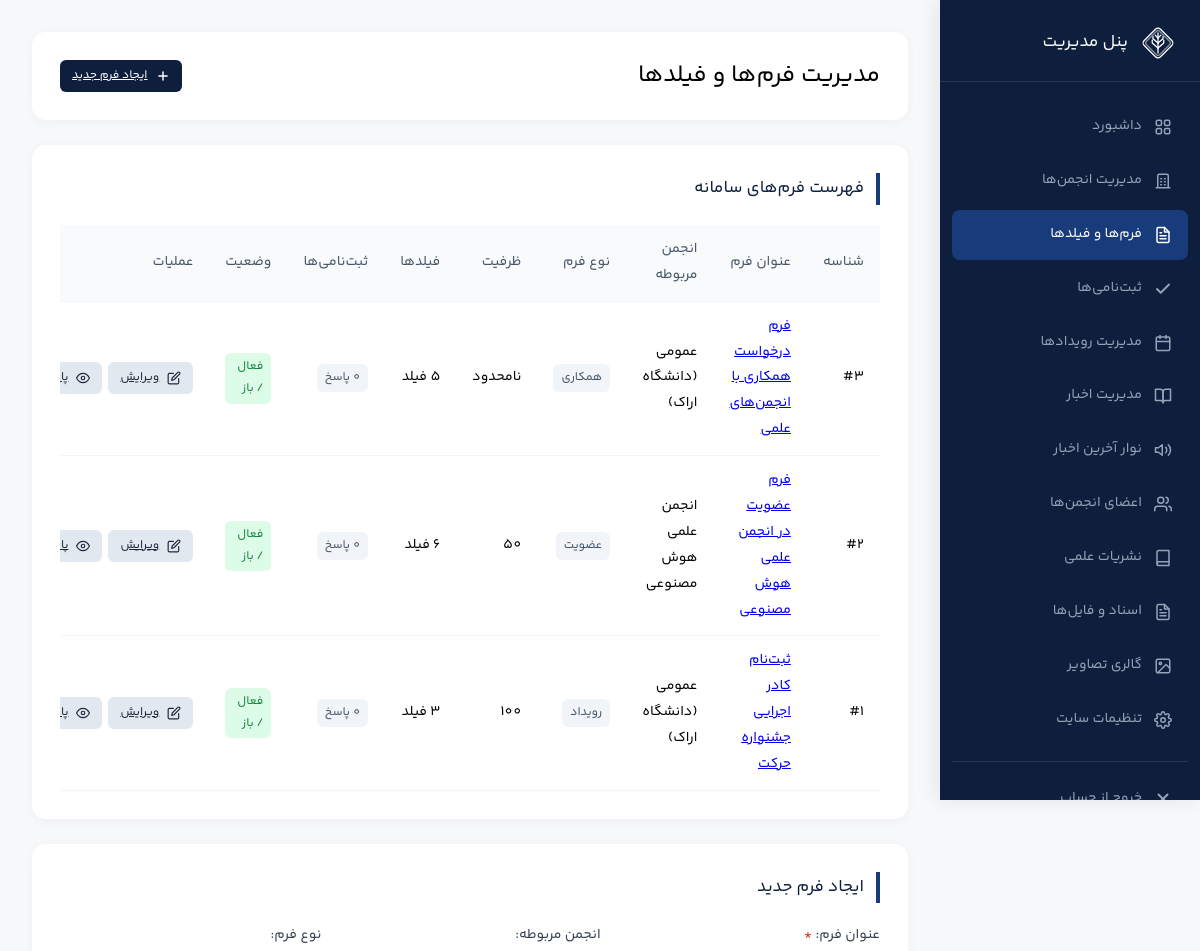
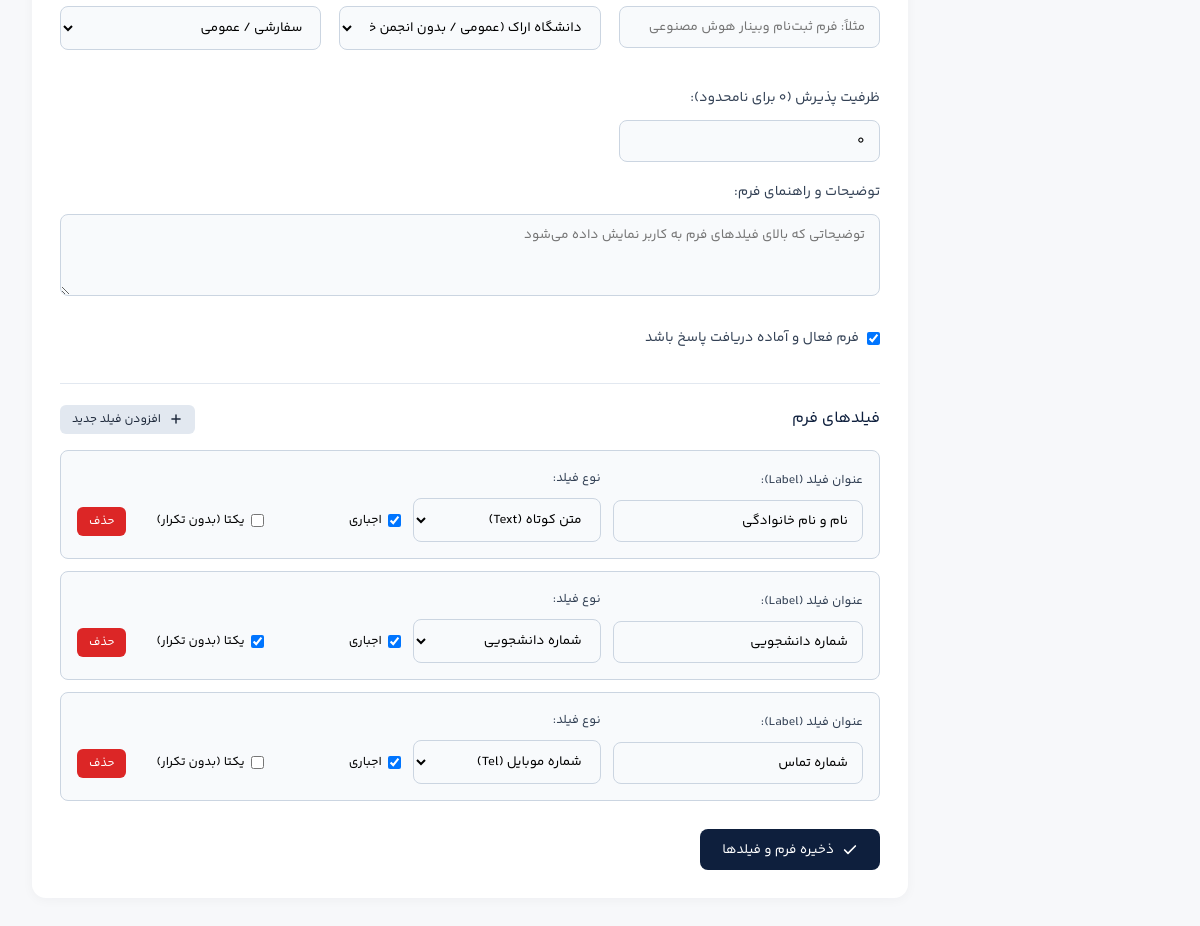
The app's page /admin/forms.php (signed in) with its own data (2 pictures, top to bottom).
### tables this page shows
CREATE TABLE IF NOT EXISTS `forms` (
  `id` int(11) NOT NULL AUTO_INCREMENT PRIMARY KEY,
  `association_id` int(11) NOT NULL DEFAULT 0,
  `type` enum('membership','event','cooperation','custom') NOT NULL DEFAULT 'custom',
  `title` varchar(255) NOT NULL,
  `description` text DEFAULT NULL,
  `is_open` tinyint(1) NOT NULL DEFAULT 1,
  `opens_at` datetime DEFAULT NULL,
  `closes_at` datetime DEFAULT NULL,
  `capacity` int(11) NOT NULL DEFAULT 0,
  `created_at` datetime DEFAULT CURRENT_TIMESTAMP,
  KEY `idx_forms_assoc` (`association_id`, `type`)
) DEFAULT CHARSET=utf8mb4;

CREATE TABLE IF NOT EXISTS `associations` (
  `id` int(11) NOT NULL AUTO_INCREMENT PRIMARY KEY,
  `name` varchar(255) NOT NULL,
  `description` text,
  `goals` text,
  `icon` varchar(255) DEFAULT NULL,
  `icon_key` varchar(50) DEFAULT 'general',
  `cover_image` varchar(255) DEFAULT NULL,
  `email` varchar(255) DEFAULT NULL,
  `phone` varchar(50) DEFAULT NULL,
  `telegram` varchar(100) DEFAULT NULL,
  `instagram` varchar(100) DEFAULT NULL,
  `linkedin` varchar(100) DEFAULT NULL,
  `website` varchar(255) DEFAULT NULL,
  `address` text,
  `membership_open` tinyint(1) DEFAULT 1
) DEFAULT CHARSET=utf8mb4;

### admin/forms.php (the view, shortened to what this page needs)
<?php
require_once __DIR__ . '/../includes/db.php';
require_once __DIR__ . '/../includes/functions.php';
$edit = null;
$forms = $pdo->query("SELECT f.*, a.name AS assoc_name,
                        (SELECT COUNT(*) FROM form_fields WHERE form_id = f.id) AS field_count,
                        (SELECT COUNT(*) FROM form_submissions WHERE form_id = f.id) AS sub_count
                      FROM forms f
                      LEFT JOIN associations a ON f.association_id = a.id
                      ORDER BY f.id DESC")->fetchAll();
include 'inc/header.php';
?>
<div class="admin-header">
    <h2>مدیریت فرم‌ها و فیلدها</h2>
    <a href="forms.php#form-editor" class="btn btn-sm">
        <?= svgIcon('plus', '', 14) ?> ایجاد فرم جدید
    </a>
</div>
<div class="admin-card">
    <h3>فهرست فرم‌های سامانه</h3>
    <?php if ($forms): ?>
        <div style="overflow-x:auto;">
            <table>
                <thead>
                    <tr>
                        <th>شناسه</th>
                        <th>عنوان فرم</th>
                        <th>انجمن مربوطه</th>
                        <th>نوع فرم</th>
                        <th>ظرفیت</th>
                        <th>فیلدها</th>
                        <th>ثبت‌نامی‌ها</th>
                        <th>وضعیت</th>
                        <th>عملیات</th>
                    </tr>
                </thead>
                <tbody>
                    <?php foreach ($forms as $f):
                        $typeNames = [
                            'membership' => 'عضویت',
                            'event'      => 'رویداد',
                            'cooperation'=> 'همکاری',
                            'custom'     => 'سفارشی'
                        ];
                    ?>
                        <tr>
                            <td>#<?= (int)$f['id'] ?></td>
                            <td>
                                <strong><a href="../form.php?id=<?= $f['id'] ?>" target="_blank"><?= e($f['title']) ?></a></strong>
                            </td>
                            <td><?= e($f['assoc_name'] ?: 'عمومی (دانشگاه اراک)') ?></td>
                            <td><span class="badge badge-secondary"><?= $typeNames[$f['type']] ?? 'سفارشی' ?></span></td>
                            <td><?= $f['capacity'] > 0 ? (int)$f['capacity'] : 'نامحدود' ?></td>
                            <td><?= (int)$f['field_count'] ?> فیلد</td>
                            <td>
                                <a href="submissions.php?form_id=<?= (int)$f['id'] ?>" class="badge badge-secondary" style="text-decoration:none;">
                                    <?= (int)$f['sub_count'] ?> پاسخ
                                </a>
                            </td>
                            <td>
                                <a href="forms.php?toggle=<?= (int)$f['id'] ?>" class="badge <?= $f['is_open'] ? 'badge-success' : 'badge-danger' ?>" style="text-decoration:none;" title="کلیک برای تغییر وضعیت">
                                    <?= $f['is_open'] ? 'فعال / باز' : 'بسته' ?>
                                </a>
                            </td>
                            <td>
                                <div class="actions-cell">
                                    <a href="forms.php?edit=<?= (int)$f['id'] ?>#form-editor" class="btn btn-sm btn-secondary" title="ویرایش فرم">
                                        <?= svgIcon('edit', '', 14) ?> ویرایش
                                    </a>
                                    <a href="submissions.php?form_id=<?= (int)$f['id'] ?>" class="btn btn-sm btn-secondary" title="مشاهده پاسخ‌ها">
                                        <?= svgIcon('eye', '', 14) ?> پاسخ‌ها
                                    </a>
                                </div>
                            </td>
                        </tr>
                    <?php endforeach; ?>
                </tbody>
            </table>
        </div>
    <?php else: ?>
        <p style="color:#64748b; font-size:13.5px;">هنوز فرمی ایجاد نشده است.</p>
    <?php endif; ?>
</div>
<div class="admin-card" id="form-editor">
    <h3><?= $edit ? 'ویرایش فرم: ' . e($edit['title']) : 'ایجاد فرم جدید' ?></h3>
    <form method="POST">
        <div style="display:grid; grid-template-columns: repeat(auto-fit, minmax(240px, 1fr)); gap:18px;">
            <div class="form-group">
                <label>عنوان فرم: <span style="color:#dc2626;">*</span></label>
                <input type="text" name="title" value="<?= e($edit['title'] ?? '') ?>" placeholder="مثلاً: فرم ثبت‌نام وبینار هوش مصنوعی" required>
            </div>
            <div class="form-group">
                <label>انجمن مربوطه:</label>
                <select name="association_id">
                    <option value="0">دانشگاه اراک (عمومی / بدون انجمن خاص)</option>
                </select>
            </div>
            <div class="form-group">
                <label>نوع فرم:</label>
                <select name="type">
                    <option value="custom" <?= (!empty($edit['type']) && $edit['type'] === 'custom') ? 'selected' : '' ?>>سفارشی / عمومی</option>
                </select>
            </div>
            <div class="form-group">
                <label>ظرفیت پذیرش (۰ برای نامحدود):</label>
                <input type="number" name="capacity" value="<?= isset($edit['capacity']) ? (int)$edit['capacity'] : 0 ?>" min="0">
            </div>
        </div>
        <div class="form-group">
            <label>توضیحات و راهنمای فرم:</label>
            <textarea name="description" rows="3" placeholder="توضیحاتی که بالای فیلدهای فرم به کاربر نمایش داده می‌شود"><?= e($edit['description'] ?? '') ?></textarea>
        </div>
        <div class="form-group" style="display:flex; align-items:center; gap:8px;">
            <input type="checkbox" id="is_open" name="is_open" value="1" <?= (!isset($edit) || !empty($edit['is_open'])) ? 'checked' : '' ?> style="width:auto;">
            <label for="is_open" style="margin-bottom:0; cursor:pointer;">فرم فعال و آماده دریافت پاسخ باشد</label>
        </div>
        <div style="margin-top:32px; border-top:1px solid #e2e8f0; padding-top:20px;">
            <div style="display:flex; justify-content:space-between; align-items:center; margin-bottom:16px;">
                <h4 style="font-size:16px; color:#0e1f3d; margin:0;">فیلدهای فرم</h4>
                <button type="button" class="btn btn-sm btn-secondary" onclick="addFieldRow()">
                    <?= svgIcon('plus', '', 14) ?> افزودن فیلد جدید
                </button>
            </div>
            <div id="fields-container" style="display:flex; flex-direction:column; gap:12px;">
            </div>
        </div>
        <div style="margin-top:28px; display:flex; gap:12px;">
            <button type="submit" name="save_form" class="btn">
                <?= svgIcon('check', '', 16) ?> ذخیره فرم و فیلدها
            </button>
        </div>
    </form>
</div>
<?php include 'inc/footer.php'; ?>

### includes/functions.php (shortened to what this page needs)
<?php
function e($s) { return htmlspecialchars((string)$s, ENT_QUOTES, 'UTF-8'); }
function svgIcon($name, $class = '', $size = null) {
    $szAttr = $size ? 'width="' . (int)$size . '" height="' . (int)$size . '"' : '';
    $cls = $class ? ' class="svg-icon ' . e($class) . '"' : ' class="svg-icon"';
    switch ($name) {
        case 'calendar':
            return '<svg ' . $cls . ' ' . $szAttr . ' viewBox="0 0 24 24" fill="none" stroke="currentColor" stroke-width="2" stroke-linecap="round" stroke-linejoin="round"><rect x="3" y="4" width="18" height="18" rx="2" ry="2"/><line x1="16" y1="2" x2="16" y2="6"/><line x1="8" y1="2" x2="8" y2="6"/><line x1="3" y1="10" x2="21" y2="10"/></svg>';
        case 'megaphone':
            return '<svg ' . $cls . ' ' . $szAttr . ' viewBox="0 0 24 24" fill="none" stroke="currentColor" stroke-width="2" stroke-linecap="round" stroke-linejoin="round"><path d="M11 5L6 9H2v6h4l5 4V5z"/><path d="M19.07 4.93a10 10 0 0 1 0 14.14M15.54 8.46a5 5 0 0 1 0 7.07"/></svg>';
        case 'building':
        case 'association':
            return '<svg ' . $cls . ' ' . $szAttr . ' viewBox="0 0 24 24" fill="none" stroke="currentColor" stroke-width="2" stroke-linecap="round" stroke-linejoin="round"><path d="M3 21h18M5 21V5a2 2 0 0 1 2-2h10a2 2 0 0 1 2 2v16M9 9h1M9 13h1M9 17h1M14 9h1M14 13h1M14 17h1"/></svg>';
        case 'check':
            return '<svg ' . $cls . ' ' . $szAttr . ' viewBox="0 0 24 24" fill="none" stroke="currentColor" stroke-width="2.5" stroke-linecap="round" stroke-linejoin="round"><polyline points="20 6 9 17 4 12"/></svg>';
        case 'close':
            return '<svg ' . $cls . ' ' . $szAttr . ' viewBox="0 0 24 24" fill="none" stroke="currentColor" stroke-width="2.5" stroke-linecap="round" stroke-linejoin="round"><line x1="18" y1="6" x2="6" y2="18"/><line x1="6" y1="6" x2="18" y2="18"/></svg>';
        case 'grid':
        case 'portal':
            return '<svg ' . $cls . ' ' . $szAttr . ' viewBox="0 0 24 24" fill="none" stroke="currentColor" stroke-width="2" stroke-linecap="round" stroke-linejoin="round"><rect x="3" y="3" width="7" height="7" rx="2"/><rect x="14" y="3" width="7" height="7" rx="2"/><rect x="14" y="14" width="7" height="7" rx="2"/><rect x="3" y="14" width="7" height="7" rx="2"/></svg>';
        case 'book':
        case 'humanity':
            return '<svg ' . $cls . ' ' . $szAttr . ' viewBox="0 0 24 24" fill="none" stroke="currentColor" stroke-width="2" stroke-linecap="round" stroke-linejoin="round"><path d="M4 19.5A2.5 2.5 0 0 1 6.5 17H20"/><path d="M6.5 2H20v20H6.5A2.5 2.5 0 0 1 4 19.5v-15A2.5 2.5 0 0 1 6.5 2z"/></svg>';
        case 'gear':
        case 'industrial':
            return '<svg ' . $cls . ' ' . $szAttr . ' viewBox="0 0 24 24" fill="none" stroke="currentColor" stroke-width="2" stroke-linecap="round" stroke-linejoin="round"><circle cx="12" cy="12" r="3"/><path d="M19.4 15a1.65 1.65 0 0 0 .33 1.82l.06.06a2 2 0 0 1 0 2.83 2 2 0 0 1-2.83 0l-.06-.06a1.65 1.65 0 0 0-1.82-.33 1.65 1.65 0 0 0-1 1.51V21a2 2 0 0 1-2 2 2 2 0 0 1-2-2v-.09A1.65 1.65 0 0 0 9 19.4a1.65 1.65 0 0 0-1.82.33l-.06.06a2 2 0 0 1-2.83 0 2 2 0 0 1 0-2.83l.06-.06a1.65 1.65 0 0 0 .33-1.82 1.65 1.65 0 0 0-1.51-1H3a2 2 0 0 1-2-2 2 2 0 0 1 2-2h.09A1.65 1.65 0 0 0 4.6 9a1.65 1.65 0 0 0-.33-1.82l-.06-.06a2 2 0 0 1 0-2.83 2 2 0 0 1 2.83 0l.06.06a1.65 1.65 0 0 0 1.82.33H9a1.65 1.65 0 0 0 1-1.51V3a2 2 0 0 1 2-2 2 2 0 0 1 2 2v.09a1.65 1.65 0 0 0 1 1.51 1.65 1.65 0 0 0 1.82-.33l.06-.06a2 2 0 0 1 2.83 0 2 2 0 0 1 0 2.83l-.06.06a1.65 1.65 0 0 0-.33 1.82V9a1.65 1.65 0 0 0 1.51 1H21a2 2 0 0 1 2 2 2 2 0 0 1-2 2h-.09a1.65 1.65 0 0 0-1.51 1z"/></svg>';
        case 'users':
            return '<svg ' . $cls . ' ' . $szAttr . ' viewBox="0 0 24 24" fill="none" stroke="currentColor" stroke-width="2" stroke-linecap="round" stroke-linejoin="round"><path d="M17 21v-2a4 4 0 0 0-4-4H5a4 4 0 0 0-4 4v2"/><circle cx="9" cy="7" r="4"/><path d="M23 21v-2a4 4 0 0 0-3-3.87"/><path d="M16 3.13a4 4 0 0 1 0 7.75"/></svg>';
        case 'file-text':
        case 'document':
            return '<svg ' . $cls . ' ' . $szAttr . ' viewBox="0 0 24 24" fill="none" stroke="currentColor" stroke-width="2" stroke-linecap="round" stroke-linejoin="round"><path d="M14 2H6a2 2 0 0 0-2 2v16a2 2 0 0 0 2 2h12a2 2 0 0 0 2-2V8z"/><polyline points="14 2 14 8 20 8"/><line x1="16" y1="13" x2="8" y2="13"/><line x1="16" y1="17" x2="8" y2="17"/><line x1="10" y1="9" x2="8" y2="9"/></svg>';
        case 'plus':
            return '<svg ' . $cls . ' ' . $szAttr . ' viewBox="0 0 24 24" fill="none" stroke="currentColor" stroke-width="2.5" stroke-linecap="round" stroke-linejoin="round"><line x1="12" y1="5" x2="12" y2="19"/><line x1="5" y1="12" x2="19" y2="12"/></svg>';
        case 'edit':
            return '<svg ' . $cls . ' ' . $szAttr . ' viewBox="0 0 24 24" fill="none" stroke="currentColor" stroke-width="2" stroke-linecap="round" stroke-linejoin="round"><path d="M11 4H4a2 2 0 0 0-2 2v14a2 2 0 0 0 2 2h14a2 2 0 0 0 2-2v-7"/><path d="M18.5 2.5a2.121 2.121 0 0 1 3 3L12 15l-4 1 1-4 9.5-9.5z"/></svg>';
        case 'trash':
            return '<svg ' . $cls . ' ' . $szAttr . ' viewBox="0 0 24 24" fill="none" stroke="currentColor" stroke-width="2" stroke-linecap="round" stroke-linejoin="round"><polyline points="3 6 5 6 21 6"/><path d="M19 6v14a2 2 0 0 1-2 2H7a2 2 0 0 1-2-2V6m3 0V4a2 2 0 0 1 2-2h4a2 2 0 0 1 2 2v2"/><line x1="10" y1="11" x2="10" y2="17"/><line x1="14" y1="11" x2="14" y2="17"/></svg>';
        case 'eye':
            return '<svg ' . $cls . ' ' . $szAttr . ' viewBox="0 0 24 24" fill="none" stroke="currentColor" stroke-width="2" stroke-linecap="round" stroke-linejoin="round"><path d="M1 12s4-8 11-8 11 8 11 8-4 8-11 8-11-8-11-8z"/><circle cx="12" cy="12" r="3"/></svg>';
        case 'image':
            return '<svg ' . $cls . ' ' . $szAttr . ' viewBox="0 0 24 24" fill="none" stroke="currentColor" stroke-width="2" stroke-linecap="round" stroke-linejoin="round"><rect x="3" y="3" width="18" height="18" rx="2" ry="2"/><circle cx="8.5" cy="8.5" r="1.5"/><polyline points="21 15 16 10 5 21"/></svg>';
        case 'book-open':
            return '<svg ' . $cls . ' ' . $szAttr . ' viewBox="0 0 24 24" fill="none" stroke="currentColor" stroke-width="2" stroke-linecap="round" stroke-linejoin="round"><path d="M2 3h6a4 4 0 0 1 4 4v14a3 3 0 0 0-3-3H2z"/><path d="M22 3h-6a4 4 0 0 0-4 4v14a3 3 0 0 1 3-3h7z"/></svg>';
    }
}
?>

### admin/inc/admin-style.css (style rules this page uses)
* { margin: 0; padding: 0; box-sizing: border-box; font-family: 'Yekan Bakh', Tahoma, sans-serif; }
body { background: #f7f8fa; display: flex; min-height: 100vh; direction: rtl; text-align: right; font-weight: 400; font-synthesis: none; line-height: 1.85; }
.nav-svg { flex-shrink: 0; }
.admin-header { background: #fff; padding: 22px 28px; border-radius: 14px; margin-bottom: 25px; display: flex; justify-content: space-between; align-items: center; box-shadow: 0 2px 12px rgba(14, 31, 61, 0.04); }
.admin-card { background: #fff; padding: 28px; border-radius: 14px; box-shadow: 0 2px 12px rgba(14, 31, 61, 0.04); margin-bottom: 25px; }
.admin-card h3 { margin-bottom: 20px; color: #0e1f3d; border-right: 4px solid #183b7b; padding-right: 12px; font-size: 17px; }
.form-group { margin-bottom: 18px; }
.form-group label { display: block; margin-bottom: 8px; font-size: 14px; font-weight: 600; color: #334155; }
.form-group input, .form-group select, .form-group textarea { width: 100%; padding: 10px 14px; border: 1px solid #cbd5e1; border-radius: 8px; font-family: inherit; outline: none; transition: 0.25s; background: #f8fafc; }
.btn { padding: 10px 22px; background: #0e1f3d; color: #fff; border: none; border-radius: 8px; cursor: pointer; font-family: inherit; font-size: 13.5px; font-weight: 600; transition: 0.25s; display: inline-flex; align-items: center; gap: 8px; }
table { width: 100%; border-collapse: collapse; }
table th, table td { padding: 12px 16px; text-align: right; border-bottom: 1px solid #f1f5f9; font-size: 14px; }
table th { background: #f8fafc; font-weight: 600; color: #475569; }
.badge { display: inline-block; padding: 3px 8px; border-radius: 6px; font-size: 12px; font-weight: 600; }
.badge-success { background: #dcfce7; color: #15803d; }
.badge-secondary { background: #f1f5f9; color: #475569; }
.btn-sm { padding: 5px 12px; font-size: 12px; border-radius: 6px; }
.btn-secondary { background: #e2e8f0; color: #1e293b; }
.actions-cell { display: flex; gap: 6px; align-items: center; }

### records on screen
forms: id "3", title "فرم درخواست همکاری با انجمن‌های علمی", assoc_name "عمومی (دانشگاه اراک)", type "همکاری", capacity "نامحدود", is_open "فعال / باز"
forms: id "2", title "فرم عضویت در انجمن علمی هوش مصنوعی", association.name "انجمن علمی هوش مصنوعی", type "عضویت", capacity "50", is_open "فعال / باز"
forms: id "1", title "ثبت‌نام کادر اجرایی جشنواره حرکت", assoc_name "عمومی (دانشگاه اراک)", type "رویداد", capacity "100", is_open "فعال / باز"
